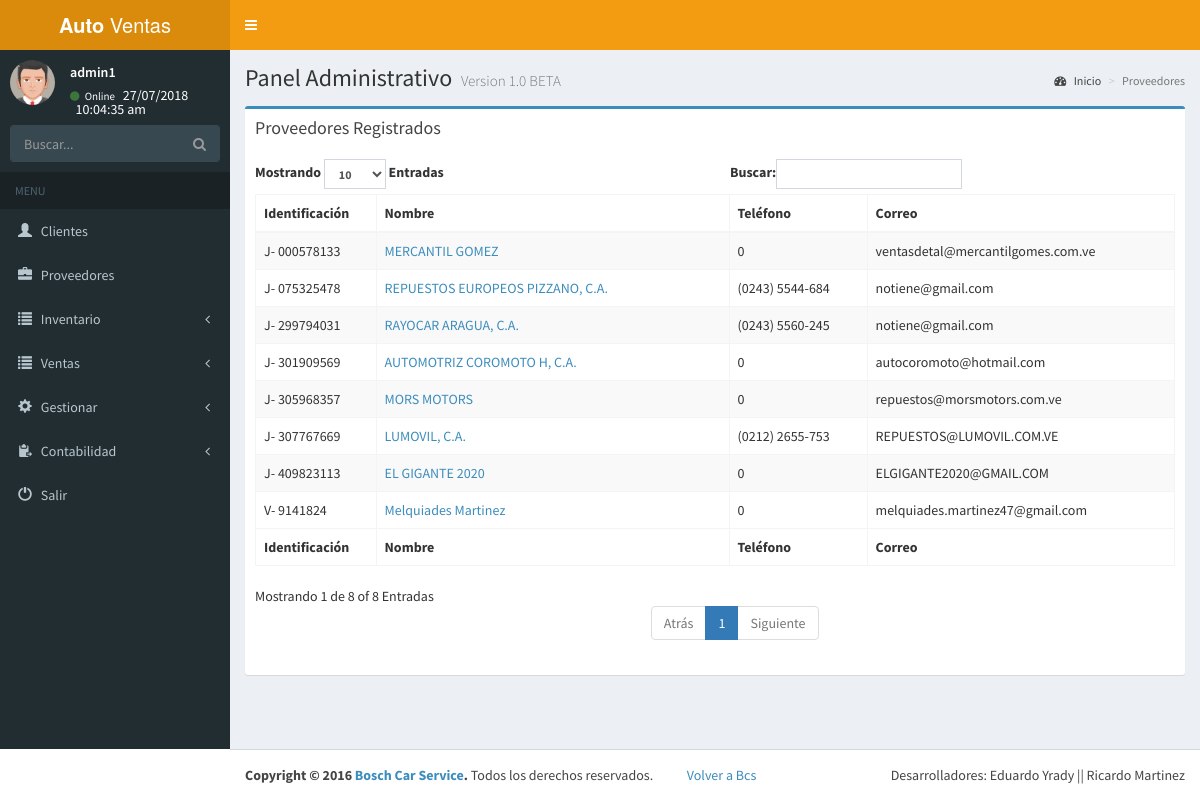
Page /admin/proveedores.php (signed in) on the earlier database version.
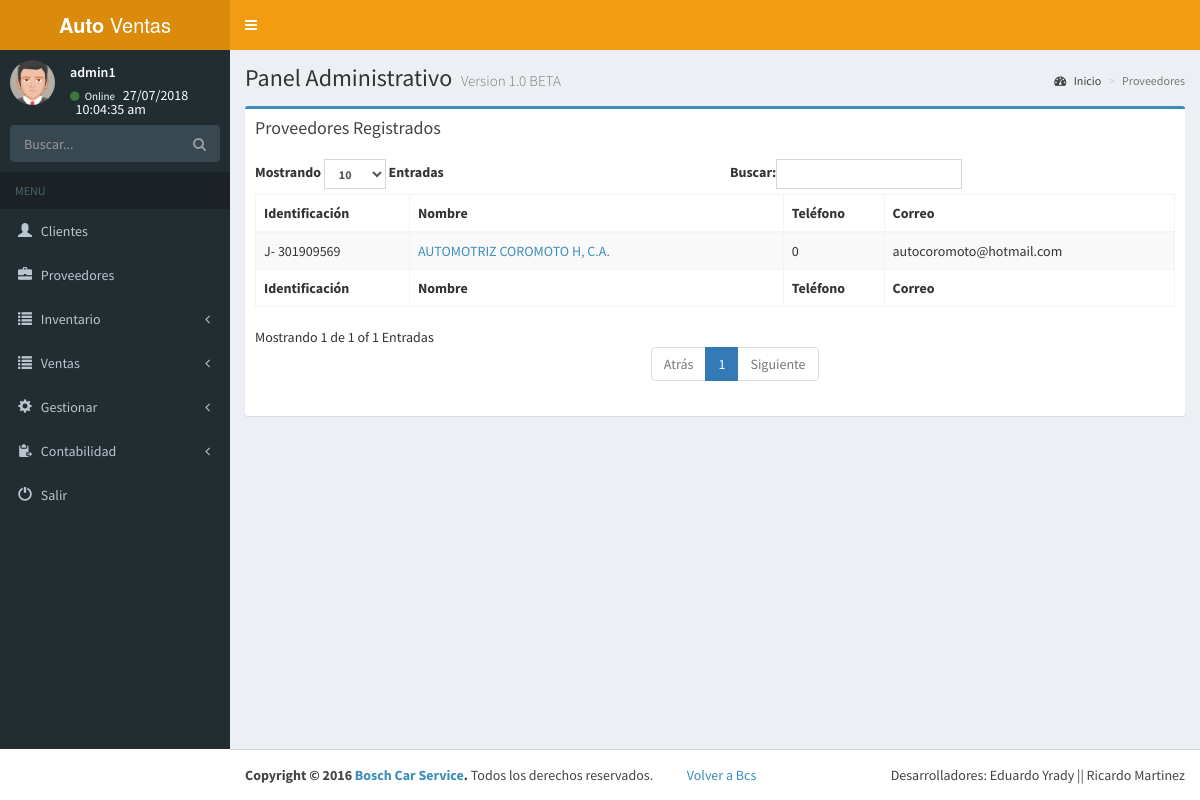
Same page on the later database version.
### tables this page shows
CREATE TABLE `proveedor` (
  `id_proveedor` int(11) NOT NULL,
  `id_tipo` int(11) NOT NULL,
  `rif` varchar(12) NOT NULL,
  `nombre` varchar(140) NOT NULL,
  `telf` int(15) NOT NULL,
  `direccion` longtext NOT NULL,
  `correo` varchar(40) NOT NULL,
  `observacion` longtext NOT NULL,
  `habilitado` int(11) NOT NULL
);

### admin/conexion.php (called while the page is built, shortened)
<?php session_start();
function cons($var){
$ret= mysqli_query($_SESSION['conexion_database'],$var) or die(mysqli_error($_SESSION['conexion_database']));
return $ret;
}
?>

### admin/proveedores.php (the view, shortened to what this page needs)
<?php include("menu.php");
?>
  <div class="content-wrapper">
    <section class="content-header">
      <h1>
        Panel Administrativo
        <small>Version 1.0 BETA</small>
      </h1>
      <ol class="breadcrumb">
        <li><a href="index.php"><i class="fa fa-dashboard"></i> Inicio</a></li>
        <li class="active">Proveedores</li>
      </ol>
    </section>
    <section class="content">
<?php
if(isset($_SESSION['ingreso'])){
$consulta=("SELECT * FROM proveedor WHERE habilitado=0");
		  $s=cons($consulta);
      $consult=("SELECT * FROM tipo");
      $d=cons($consult);
      $ti=array();
      while($fg=mysqli_fetch_array($d)){
        $ti[$fg['id_tipo']]=$fg['nombre'];
      }
		  if(mysqli_num_rows($s)<=0){
			echo alerta("No hay ningun proveedor registrado");
		  }else{
 echo '<div class="box box-primary with-border">
            <div class="box-header">
              <h3 class="box-title">Proveedores Registrados</h3>
            </div>
            <div class="box-body">
              <table id="example1" class="table table-bordered table-striped">
                <thead>
                <tr>
                  <th>Identificaci&oacute;n</th>
                  <th>Nombre</th>
                  <th>Tel&eacute;fono</th>
                  <th>Correo</th>
                </tr>
                </thead>
                <tbody id="prep">
               ';
                 while($row=mysqli_fetch_array($s)){
			  echo ' <tr>
                  <td>'.$ti[$row['id_tipo']].'- '.$row['rif'].'</td>
                  <td> <a href="perfil_proveedor.php?id='.$row['id_proveedor'].'">'.$row['nombre'].'</a></td>
                  <td>'.$row['telf'].'</td>
                  <td>'.$row['correo'].'</td>
                </tr> ';
			  }
			   echo ' </tbody>
                <tfoot>
                <tr>
                   <th>Identificaci&oacute;n</th>
                  <th>Nombre</th>
                  <th>Tel&eacute;fono</th>
                  <th>Correo</th>
                </tr>
                </tfoot>
              </table>
            </div>
          </div>';
		  }
?>
</section>
</div>
    <?php
}
include("footer.php");
?>

### admin/menu.php (shortened to what this page needs)
<?php $conectar=TRUE; include("conexion.php");?><!DOCTYPE html>
<html>
<head>
  <link rel="stylesheet" href="bootstrap/css/bootstrap.min.css">
  <link rel="stylesheet" href="bootstrap/fonts/font-awesome.min.css">
  <link rel="stylesheet" href="https://cdnjs.cloudflare.com/ajax/libs/font-awesome/4.5.0/css/font-awesome.min.css">
  <link rel="stylesheet" href="dist/ionicons.min.css">
  <link rel="stylesheet" href="https://cdnjs.cloudflare.com/ajax/libs/ionicons/2.0.1/css/ionicons.min.css">
  <link rel="stylesheet" href="dist/css/AdminLTE.min.css">
  <link rel="stylesheet" href="dist/css/skins/skin-yellow.min.css">
</head>
<body class="hold-transition skin-yellow sidebar-mini">
<div class="wrapper">
  <header class="main-header">
    <a href="index.php" class="logo">
      <span class="logo-lg"><b>Auto</b> Ventas</span>
    </a>
    <nav class="navbar navbar-static-top" role="navigation">
      <a href="#" class="sidebar-toggle" data-toggle="offcanvas" role="button">
      </a>
    </nav>
  </header>
  <aside class="main-sidebar">
    <section class="sidebar">
      <div class="user-panel">
        <div class="pull-left image">
          <img src="dist/img/avatar5.png" class="img-circle" alt="User Image">
        </div>
        <div class="pull-left info">
          <p><?php echo $_SESSION['nombre'];?></p>
          <a href="#"><i class="fa fa-circle text-success"></i> Online</a>
          <?php
          $datelog=date('d/m/Y');
          $timelog=date('h:i:s a');
          echo $datelog."<br>&nbsp;&nbsp;".$timelog;
           ?>
        </div>
      </div>
      <form id="buscador" method="get" class="sidebar-form" action="buscar.php">
        <div class="input-group">
          <input type="text" name="dato" class="form-control" placeholder="Buscar..." required="required">
              <span class="input-group-btn">
                <button type="submit" name="search" id="search-btn" class="btn btn-flat" data-toggle="modal" data-target="#myModal2"><i class="fa fa-search"></i>
                </button>
              </span>
        </div>
      </form>
      <ul class="sidebar-menu">
        <li class="header">MENU</li>
        <li class="treeview">
          <a href="registrar_cliente.php"><i class="glyphicon glyphicon-user"></i> <span>Clientes</span>
          </a>
        </li>
        <li class="treeview2">
          <a href="proveedores.php"><i class="glyphicon glyphicon-briefcase"></i> <span>Proveedores</span>
          </a>
        </li>
        <li class="treeview2">
          <a href="#">
            <i class="glyphicon glyphicon-list"></i> <span>Inventario</span>
            <span class="pull-right-container">
              <i class="fa fa-angle-left pull-right"></i>
            </span>
          </a>
        </li>
            <li class="treeview2">
          <a href="#">
            <i class="glyphicon glyphicon-list"></i> <span>Ventas</span>
            <span class="pull-right-container">
              <i class="fa fa-angle-left pull-right"></i>
            </span>
          </a>
        </li>
        <li class="treeview2">
          <a href="#">
            <i class="glyphicon glyphicon-cog"></i> <span>Gestionar</span>
            <span class="pull-right-container">
              <i class="fa fa-angle-left pull-right"></i>
            </span>
          </a>
        </li>
        <li class="treeview2">
          <a href="#">
            <i class="glyphicon glyphicon-paste"></i> <span>Contabilidad</span>
            <span class="pull-right-container">
              <i class="fa fa-angle-left pull-right"></i>
            </span>
          </a>
        </li>
        <li><a href="salir.php"><i class="glyphicon glyphicon-off"></i> <span>Salir</span></a></li>
      </ul>
    </section>
  </aside>

### admin/footer.php (shortened to what this page needs)
  </div>
  <footer class="main-footer">
    <div class="pull-right hidden-xs">
      Desarrolladores: Eduardo Yrady || Ricardo Martinez
    </div>
    <strong>Copyright &copy; 2016 <a href="#">Bosch Car Service</a>.</strong> Todos los derechos reservados.&nbsp;&nbsp;&nbsp;&nbsp;&nbsp;&nbsp;&nbsp;&nbsp;&nbsp;&nbsp;&nbsp;&nbsp;<a href="../../bcs/index.php" class="">Volver a Bcs</a>
  </footer>
</body>
</html>

Differences in the rows shown:
removed proveedor: id_tipo "J", rif "409823113", nombre "EL GIGANTE 2020", telf "0", correo "ELGIGANTE2020@GMAIL.COM"
removed proveedor: id_tipo "J", rif "305968357", nombre "MORS MOTORS", telf "0", correo "repuestos@morsmotors.com.ve"
removed proveedor: id_tipo "J", rif "000578133", nombre "MERCANTIL GOMEZ", telf "0", correo "ventasdetal@mercantilgomes.com.ve"
removed proveedor: id_tipo "V", rif "9141824", nombre "Melquiades Martinez", telf "0", correo "melquiades.martinez47@gmail.com"
removed proveedor: id_tipo "J", rif "307767669", nombre "LUMOVIL, C.A.", telf "(0212) 2655-753", correo "REPUESTOS@LUMOVIL.COM.VE"
removed proveedor: id_tipo "J", rif "075325478", nombre "REPUESTOS EUROPEOS PIZZANO, C.A.", telf "(0243) 5544-684", correo "notiene@gmail.com"
removed proveedor: id_tipo "J", rif "299794031", nombre "RAYOCAR ARAGUA, C.A.", telf "(0243) 5560-245", correo "notiene@gmail.com"
Other differences:
text written by a page script: "Mostrando Entradas Buscar: Mostrando 1 de 8 of 8 Entradas Atrás 1 Siguiente" → "Mostrando Entradas Buscar: Mostrando 1 de 1 of 1 Entradas Atrás 1 Siguiente"
